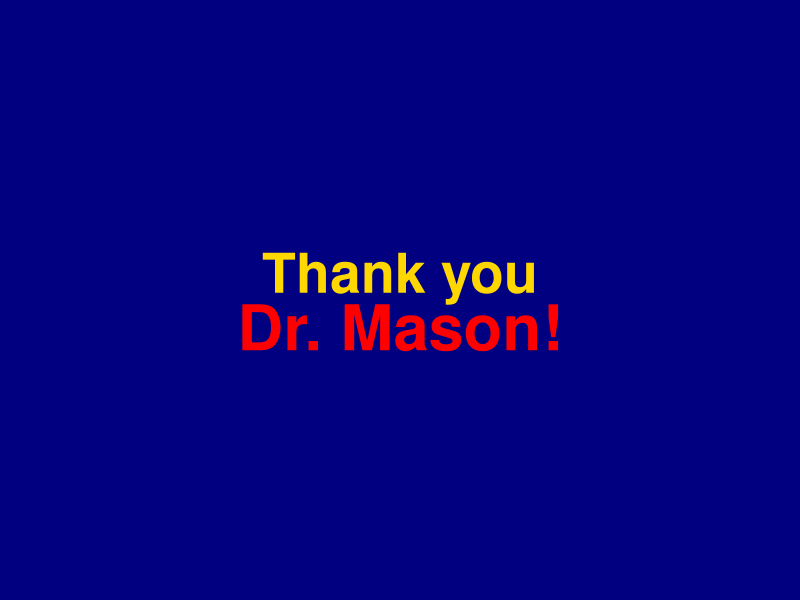

Generate this figure with R:
## ---- chunk 1
library(ggplot2)
## ---- chunk 2
ggplot() +
  annotate("text", 0.5, 0.55,
           label = "Thank you",
           size = 14,
           color = "gold",
           fontface = "bold") +
  annotate("text", 0.5, 0.45,
           label = "Dr. Mason!",
           size = 16,
           color = "red",
           fontface = "bold") +
  theme_void() +
  xlim(0, 1) + ylim(0, 1) +
  theme(
    plot.background = element_rect(fill = "navy", color = NA)
  )
